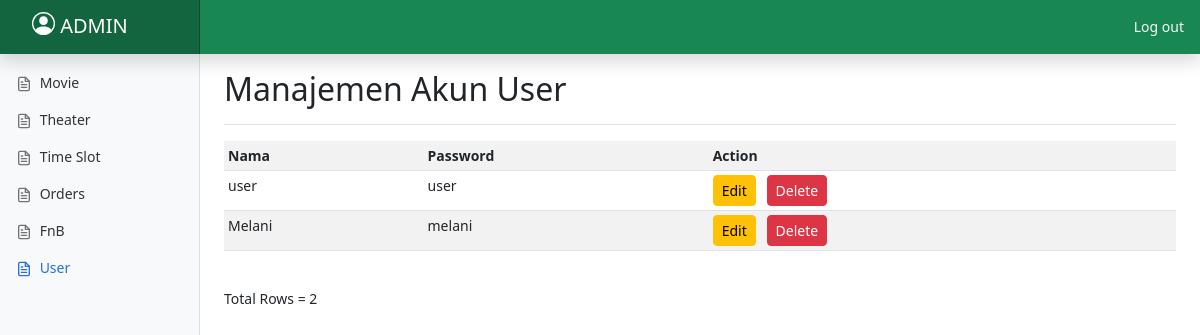
/cruduser.php (signed in), run on the app's committed database.
### tables this page shows
CREATE TABLE `user` (
  `userId` int(11) NOT NULL,
  `userName` varchar(255) NOT NULL,
  `password` varchar(255) NOT NULL,
  `status` int(3) DEFAULT NULL
);

### cruduser.php (the view, shortened to what this page needs)
<?php
include 'db.php';
?>
<!doctype html>
<html lang="en">
  <head>
<link href="css/bootstrap.min.css" rel="stylesheet">
    <link href="dashboard.css" rel="stylesheet">
  </head>
  <body>
<header class="navbar navbar-dark sticky-top bg-success flex-md-nowrap p-0 shadow">
  <a class="fs-5 navbar-brand col-md-3 col-lg-2 me-0 px-3 fs-6" href="#">
  <h4 class="fs-5 sidebar-heading d-flex justify-content-between align-items-center px-3 mb-1 text-uppercase">
          <span>
		  <?php
			$userId=$_SESSION['user'];
			$res=$conn->query("select * from user where userId='$userId';");
			$row=$res->fetch_object();
			echo "".$row->userName;
		  ?>
		  </span>
      </h4>
  </a>
  <div class="navbar-nav">
    <div class="nav-item text-nowrap">
      <a class="nav-link px-3 text-light" href="logout.php">Log out</a>
    </div>
  </div>
</header>
<div class="container-fluid">
  <div class="row">
    <nav id="sidebarMenu" class="col-md-3 col-lg-2 d-md-block bg-light sidebar collapse">
      <div class="position-sticky pt-3 sidebar-sticky">
	  <ul class="nav flex-column mb-2">
          <li class="nav-item">
            <a class="nav-link" href="adminpage.php">
              <span data-feather="file-text" class="align-text-bottom"></span>
              Movie
            </a>
          </li>
          <li class="nav-item">
            <a class="nav-link" href="crudtheater.php">
              <span data-feather="file-text" class="align-text-bottom"></span>
              Theater
            </a>
          </li>
          <li class="nav-item">
            <a class="nav-link" href="crudTimeSlot.php">
              <span data-feather="file-text" class="align-text-bottom"></span>
              Time Slot
            </a>
          </li>
          <li class="nav-item">
            <a class="nav-link" href="crudorders.php">
              <span data-feather="file-text" class="align-text-bottom"></span>
              Orders
            </a>
          </li>
          <li class="nav-item">
            <a class="nav-link" href="crudfnb.php">
              <span data-feather="file-text" class="align-text-bottom"></span>
              FnB
            </a>
          </li>
          <li class="nav-item">
            <a class="nav-link active" href="cruduser.php">
              <span data-feather="file-text" class="align-text-bottom"></span>
              User
            </a>
          </li>
        </ul>
      </div>
    </nav>
    <main class="col-md-9 ms-sm-auto col-lg-10 px-md-4">
      <div class="d-flex justify-content-between flex-wrap flex-md-nowrap align-items-center pt-3 pb-2 mb-3 border-bottom">
        <h1 class="h2">Manajemen Akun User</h1>
      </div>
      <div class="table-responsive">
        <table class="table table-striped table-sm">
        <tr>
                <th>Nama</th>
                <th>Password</th>
                <th>Action</th>
            </tr>
            <?php
            require_once('db.php');
            $query = " SELECT * FROM user WHERE status != '101' ORDER BY userId ";
            $result = $conn->query($query);
            while ($row = $result->fetch_object()){
                echo '<tr>';
                echo '<td>'.$row->userName.'</td> ';
                echo '<td>'.$row->password.'</td> ';
                echo '<td><a class="btn btn-warning btn-sm" href="editUser.php?id='.$row->userId.'">Edit</a>&nbsp;&nbsp;
                        <a class="btn btn-danger btn-sm" href="delete_user.php?id='.$row->userId.'">Delete</a>
                        </td>';
                echo '</tr>';
            }
            echo '</table>';
            echo '<br />';
            echo 'Total Rows = '.$result->num_rows;
            ?>
      </div>
    </main>
  </div>
</div>
  </body>
</html>

### dashboard.css (style rules this page uses)
body { font-size: .875rem; }
.feather { width: 16px; height: 16px; }
.sidebar { position: fixed; top: 0; bottom: 0; left: 0; z-index: 100; padding: 48px 0 0; box-shadow: inset -1px 0 0 rgba(0, 0, 0, .1); }
.sidebar-sticky { height: calc(100vh - 48px); overflow-x: hidden; overflow-y: auto; }
.sidebar .nav-link { font-weight: 500; color: #333; }
.sidebar .nav-link .feather { margin-right: 4px; color: #727272; }
.sidebar .nav-link.active { color: #2470dc; }
.sidebar .nav-link:hover .feather, .sidebar .nav-link.active .feather { color: inherit; }
.sidebar-heading { font-size: .75rem; }
.navbar-brand { padding-top: .75rem; padding-bottom: .75rem; background-color: rgba(0, 0, 0, .25); box-shadow: inset -1px 0 0 rgba(0, 0, 0, .25); }

### cruduser.php (style rules this page uses)
.bi { vertical-align: -.125em; fill: currentColor; }

### data on the page
user: userName "ADMIN"
user: userName "user", password "user"
user: userName "Melani", password "melani"

### other printed values
$result->num_rows "2"
